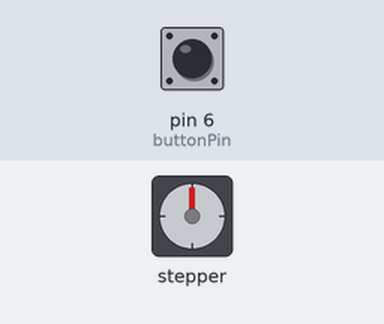
The sketch below on a simulated Arduino Uno, built with avr-gcc and run on an emulated ATmega328P. On the bench: stepper motor. The inputs (shaded band) are chosen by the test bench; at power-on: pin 6 (buttonPin) HIGH. Stepper angles assume 2048 steps per turn.

Above: at 0.15 s.
At 9.79 s:
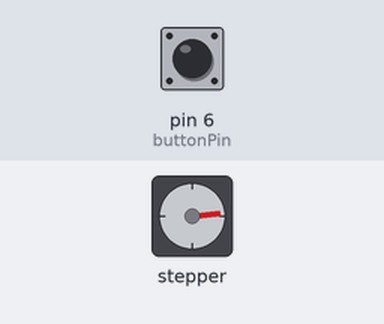
At 19.44 s:
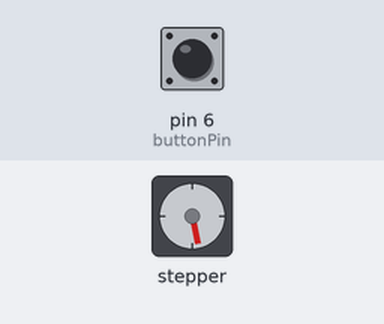
At 39.03 s:
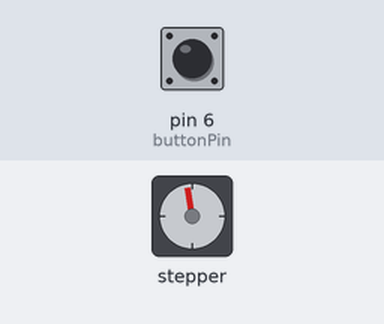
Timing chart, 0 to 40.0 s (numbered marks = the images above):
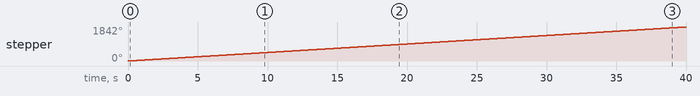

The sketch:

stepperMotors.ino
```cpp
#include <Stepper.h>
int stepsPerRev=2048;
Stepper stepper(stepsPerRev,11,10,8,9);
int motorSpeed=8;
int timeDelay=1000;
int buttonPin=6;
int newButton;
int oldButton=1;
int buttonState;
int motordirection=1;
void setup() {
  // put your setup code here, to run once:
Serial.begin(9600);
pinMode(buttonPin,INPUT);
digitalWrite(buttonPin,HIGH);
stepper.setSpeed(motorSpeed);
}

void loop() {
  // put your main code here, to run repeatedly:
newButton=digitalRead(buttonPin);
/*stepper.step(stepsPerRev);
delay(timeDelay);
stepper.step(-stepsPerRev);
delay(timeDelay);
*/
if(newButton==0 && oldButton==1){
  motordirection*=1;
  //stepper.step(motordirection);
}
stepper.step(motordirection*1);
oldButton=newButton;
}
```

Measured:
- by itself, stepper: keeps turning clockwise at about 46°/s
